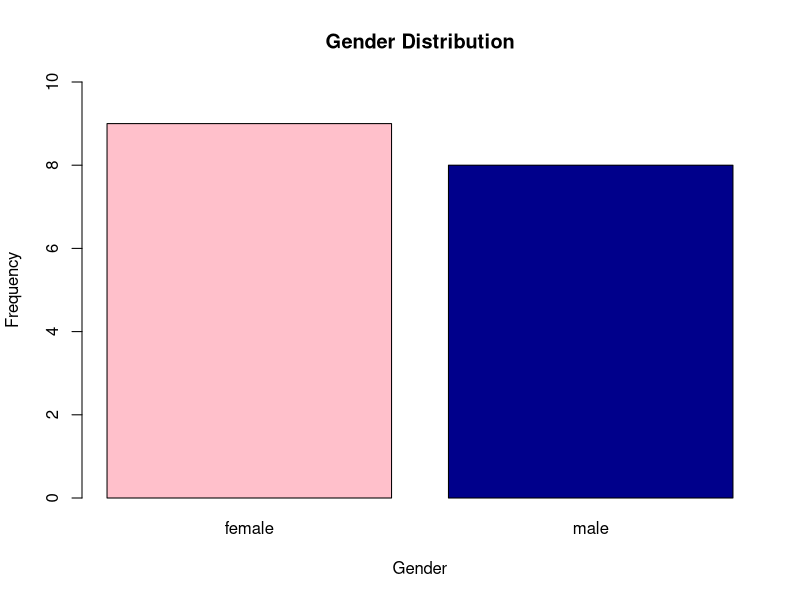
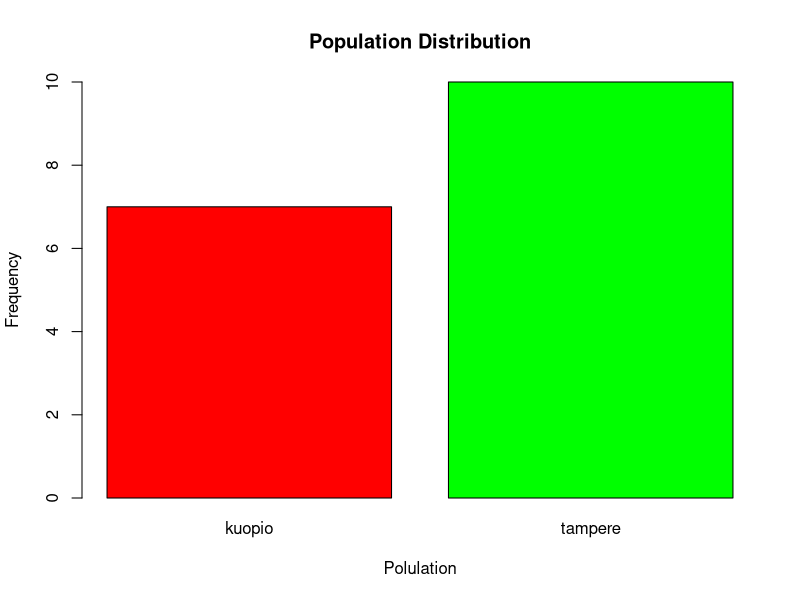
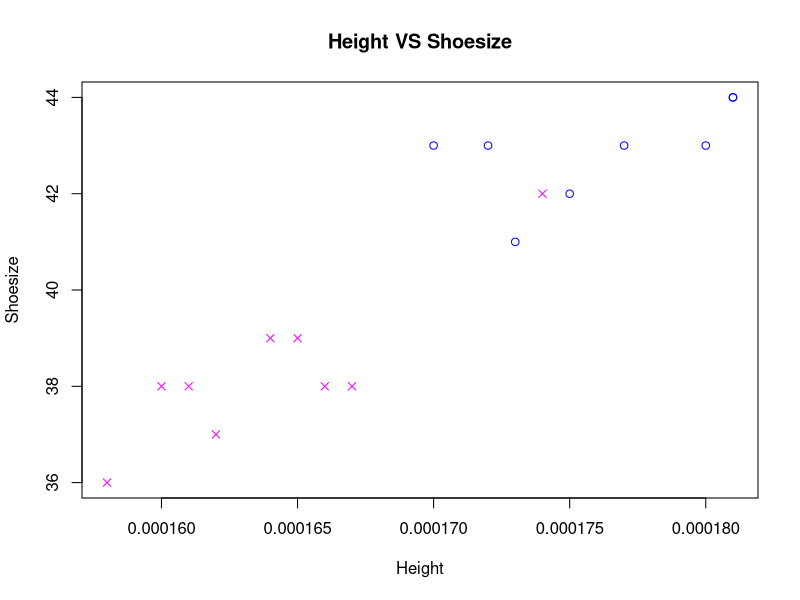

These figures' R source, in order:
# exercise 1
x<-1:12
v<-c(x)
cat("Vector: ", v)

# exercise 2
cat("4 repetitions of 6,2,4 :")
rep(c(6,2,4),4)
  
# exercise 3
s<-c(rep(9,6), rep(2,5), rep(5,4))
cat("Generated sequence: ", s)
cat("Generated matrix: ")
matrix(s,5,3,byrow=TRUE)

# exercise 4
set.seed(100)
n<-rnorm(20)
cat("Generated vector: ")
n
mean <- mean(n)
cat("Mean: ", mean)
median <- median(n)
cat("Median: ", median)
variance <- var(n)
cat("Variance: ", variance)
stddeviation <- sd(n)
cat("Standard deviation: ", stddeviation)

# exercise 5
# set Desktop as working directory
setwd("C:/Users/Utilizador/Desktop")
getwd()

# 5 a)
students <- read.table("data1.txt", header = FALSE, sep = " ", dec = ".")
students

# 5 b)
colnames(students) <- c("height","shoesize", "gender", "population")
students

# 5 d)
names <- colnames(students)
cat("Column names: ", names)

# 5 e)
heightColumn <- students$height
cat("Height column: ", heightColumn)

# 5 f)
genderFreq <- table(students$gender)
barplot(genderFreq, ylab="Frequency", xlab="Gender", main="Gender Distribution", col=c("pink","darkblue"), ylim=c(0,10))
populationfreq <- table(students$population)
barplot(populationfreq, ylab="Frequency", xlab="Polulation", main="Population Distribution", col=c("red","green"), ylim=c(0,10))

# 5 g)
cat("Contigency table:")
table(students$gender, students$population)

# 5 h)
# data frame operations
femaleSubset1 <- students[students$gender =="female",]
maleSubset1 <- students[students$gender =="male",]
cat("First female subset: ")
femaleSubset1
cat("First male subset: ")
maleSubset1
#subset function
femaleSubset2 <- subset(students, gender=="female")
cat("Second female subset: ")
femaleSubset2
maleSubset2 <- subset(students, gender=="male")
cat("Second male subset: ")
maleSubset2

# 5 i)
medianHeight <- median(heightColumn)
cat("Median Height: ", medianHeight)
# data frame operations
subsetBelow1 <- students[students$height < medianHeight,]
subsetAbove1 <- students[students$height > medianHeight,]
subsetEqual1 <- students[students$height == medianHeight,]
cat("Subset below median height: ")
subsetBelow1
cat("Subset above median height: ")
subsetAbove1
cat("Subset with median height: ")
subsetEqual1
#subset function
subsetBelow2 <- subset(students, height < medianHeight)
subsetAbove2 <- subset(students, height > medianHeight)
subsetEqual2 <- subset(students, height == medianHeight)
cat("Subset below median height: ")
subsetBelow2
cat("Subset above median height: ")
subsetAbove2
cat("Subset with median height: ")
subsetEqual2

# 5 j)
# 1st way - primitives
students$height <- students$height/100
students

# 2nd way - for loop
entries <- length(students$height)
for(i in 0:entries)
{ 
  students$height[i] <- students$height[i]/100
}
students

# 3rd way - apply
convertion = function(x)
{
  x <- x/100
}
students$height <- apply(students[1],2, convertion)
students

# 5 k)
plot(students$height, 
     students$shoesize, 
     xlab="Height", 
     ylab="Shoesize", 
     main="Height VS Shoesize", 
     col = ifelse(students$gender == "male", 
            'blue', 
            'magenta'),
     pch = ifelse(students$gender == "male", 
                  1, 
                  4)
     )

